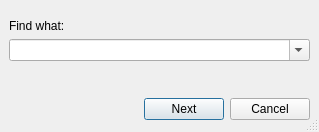
<?xml version="1.0" encoding="UTF-8"?>
<ui version="4.0">
 <class>FindDialogClass</class>
 <widget class="QDialog" name="FindDialogClass">
  <property name="geometry">
   <rect>
    <x>0</x>
    <y>0</y>
    <width>319</width>
    <height>132</height>
   </rect>
  </property>
  <property name="windowTitle">
   <string>Find Dialog</string>
  </property>
  <property name="sizeGripEnabled">
   <bool>true</bool>
  </property>
  <widget class="QWidget" name="verticalLayoutWidget">
   <property name="geometry">
    <rect>
     <x>9</x>
     <y>19</y>
     <width>301</width>
     <height>101</height>
    </rect>
   </property>
   <layout class="QVBoxLayout" name="verticalLayout">
    <item>
     <widget class="QLabel" name="label">
      <property name="text">
       <string>Find what:</string>
      </property>
     </widget>
    </item>
    <item>
     <widget class="QComboBox" name="e_findstring">
      <property name="sizePolicy">
       <sizepolicy hsizetype="Expanding" vsizetype="Fixed">
        <horstretch>0</horstretch>
        <verstretch>0</verstretch>
       </sizepolicy>
      </property>
      <property name="editable">
       <bool>true</bool>
      </property>
     </widget>
    </item>
    <item>
     <spacer name="verticalSpacer">
      <property name="orientation">
       <enum>Qt::Vertical</enum>
      </property>
      <property name="sizeHint" stdset="0">
       <size>
        <width>20</width>
        <height>40</height>
       </size>
      </property>
     </spacer>
    </item>
    <item>
     <layout class="QHBoxLayout" name="horizontalLayout">
      <item>
       <spacer name="horizontalSpacer">
        <property name="orientation">
         <enum>Qt::Horizontal</enum>
        </property>
        <property name="sizeHint" stdset="0">
         <size>
          <width>40</width>
          <height>20</height>
         </size>
        </property>
       </spacer>
      </item>
      <item>
       <widget class="QPushButton" name="btn_Next">
        <property name="text">
         <string>Next</string>
        </property>
        <property name="default">
         <bool>true</bool>
        </property>
       </widget>
      </item>
      <item>
       <widget class="QPushButton" name="btn_Cancel">
        <property name="text">
         <string>Cancel</string>
        </property>
       </widget>
      </item>
     </layout>
    </item>
   </layout>
  </widget>
 </widget>
 <resources/>
 <connections>
  <connection>
   <sender>btn_Next</sender>
   <signal>clicked()</signal>
   <receiver>FindDialogClass</receiver>
   <slot>nextClicked()</slot>
   <hints>
    <hint type="sourcelabel">
     <x>193</x>
     <y>104</y>
    </hint>
    <hint type="destinationlabel">
     <x>239</x>
     <y>69</y>
    </hint>
   </hints>
  </connection>
  <connection>
   <sender>btn_Cancel</sender>
   <signal>clicked()</signal>
   <receiver>FindDialogClass</receiver>
   <slot>hide()</slot>
   <hints>
    <hint type="sourcelabel">
     <x>269</x>
     <y>104</y>
    </hint>
    <hint type="destinationlabel">
     <x>312</x>
     <y>85</y>
    </hint>
   </hints>
  </connection>
 </connections>
 <slots>
  <slot>nextClicked()</slot>
  <slot>previousClicked()</slot>
 </slots>
</ui>
